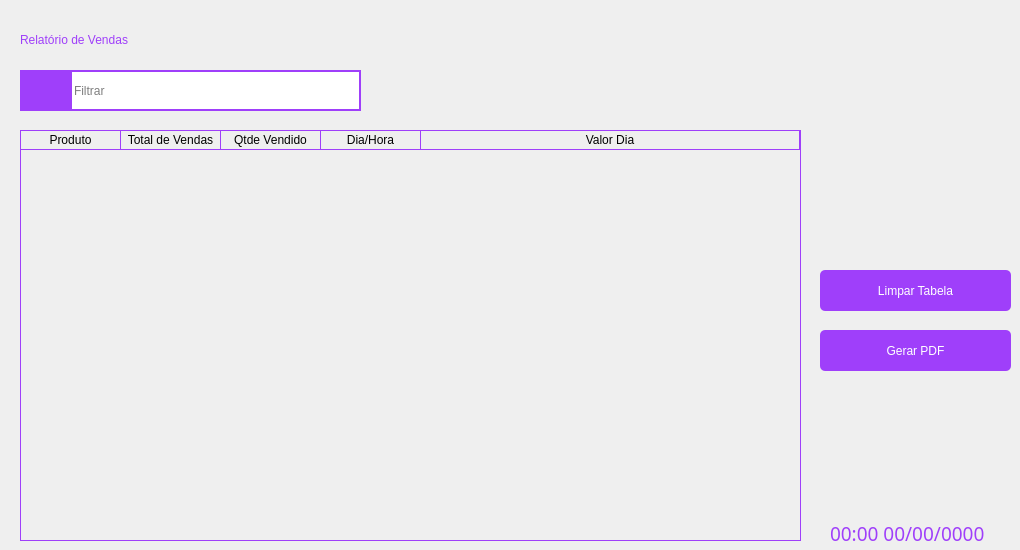
      <widget class="QWidget" name="monitoramento">
       <widget class="QLabel" name="lbl_titulo_monitoramento">
        <property name="geometry">
         <rect>
          <x>20</x>
          <y>20</y>
          <width>551</width>
          <height>41</height>
         </rect>
        </property>
        <property name="styleSheet">
         <string notr="true">color: #9f3ffa;
font: 24pt &quot;Impact&quot;;</string>
        </property>
        <property name="text">
         <string>Relatório de Vendas</string>
        </property>
        <property name="textFormat">
         <enum>Qt::AutoText</enum>
        </property>
        <property name="wordWrap">
         <bool>false</bool>
        </property>
        <property name="textInteractionFlags">
         <set>Qt::TextBrowserInteraction</set>
        </property>
       </widget>
       <widget class="QPushButton" name="btn_filtrar_monitoramento">
        <property name="geometry">
         <rect>
          <x>20</x>
          <y>70</y>
          <width>51</width>
          <height>41</height>
         </rect>
        </property>
        <property name="styleSheet">
         <string notr="true">QPushButton {
border: 2px;
background-color: rgb(159, 63, 250);
color: white;

font: 10pt &quot;Montserrat&quot;;
outline: 0;
}

QPushButton:hover {
	background-color: rgb(197, 62, 255);
}
</string>
        </property>
        <property name="text">
         <string/>
        </property>
        <property name="icon">
         <iconset resource="../QRC/file_principal_rc.qrc">
          <normaloff>:/icones/lupa.png</normaloff>:/icones/lupa.png</iconset>
        </property>
        <property name="iconSize">
         <size>
          <width>25</width>
          <height>25</height>
         </size>
        </property>
       </widget>
       <widget class="QLineEdit" name="line_search_bar_monitoramentoto">
        <property name="geometry">
         <rect>
          <x>70</x>
          <y>70</y>
          <width>291</width>
          <height>41</height>
         </rect>
        </property>
        <property name="styleSheet">
         <string notr="true">border: 2px solid #9f3ffa;
font: 10pt &quot;Montserrat&quot;;</string>
        </property>
        <property name="cursorPosition">
         <number>0</number>
        </property>
        <property name="placeholderText">
         <string>Filtrar</string>
        </property>
        <property name="clearButtonEnabled">
         <bool>true</bool>
        </property>
       </widget>
       <widget class="QTableWidget" name="tabela_monitoramento">
        <property name="geometry">
         <rect>
          <x>20</x>
          <y>130</y>
          <width>781</width>
          <height>411</height>
         </rect>
        </property>
        <property name="styleSheet">
         <string notr="true">QTableWidget {
	gridline-color: #9f3ffa;;
	background-color: transparent;
	outline: 0;
	border: 1px solid #9f3ffa;
	border-top: 0px
	
}

QTableWidget::item:selected{
	background-color:#9f3ffa;;
}

QTableWidget::horizontalHeader {	
	background-color: #9f3ffa;
}

QHeaderView::section:horizontal
{
    border: 1px solid #9f3ffa;
	background-color: transparent;
	border-left: 0px;
	color: black;

}
</string>
        </property>
        <property name="frameShape">
         <enum>QFrame::Panel</enum>
        </property>
        <property name="frameShadow">
         <enum>QFrame::Sunken</enum>
        </property>
        <property name="editTriggers">
         <set>QAbstractItemView::SelectedClicked</set>
        </property>
        <property name="tabKeyNavigation">
         <bool>true</bool>
        </property>
        <property name="showDropIndicator" stdset="0">
         <bool>false</bool>
        </property>
        <property name="alternatingRowColors">
         <bool>false</bool>
        </property>
        <property name="selectionMode">
         <enum>QAbstractItemView::ExtendedSelection</enum>
        </property>
        <property name="gridStyle">
         <enum>Qt::SolidLine</enum>
        </property>
        <property name="sortingEnabled">
         <bool>true</bool>
        </property>
        <attribute name="horizontalHeaderStretchLastSection">
         <bool>true</bool>
        </attribute>
        <attribute name="verticalHeaderVisible">
         <bool>false</bool>
        </attribute>
        <attribute name="verticalHeaderShowSortIndicator" stdset="0">
         <bool>false</bool>
        </attribute>
        <attribute name="verticalHeaderStretchLastSection">
         <bool>false</bool>
        </attribute>
        <column>
         <property name="text">
          <string>Produto</string>
         </property>
        </column>
        <column>
         <property name="text">
          <string>Total de Vendas</string>
         </property>
        </column>
        <column>
         <property name="text">
          <string>Qtde Vendido</string>
         </property>
        </column>
        <column>
         <property name="text">
          <string>Dia/Hora</string>
         </property>
        </column>
        <column>
         <property name="text">
          <string>Valor Dia</string>
         </property>
        </column>
       </widget>
       <widget class="QLabel" name="lbl_hora_data_monitoramento">
        <property name="geometry">
         <rect>
          <x>830</x>
          <y>520</y>
          <width>181</width>
          <height>21</height>
         </rect>
        </property>
        <property name="font">
         <font>
          <family>Impact</family>
          <pointsize>14</pointsize>
          <weight>50</weight>
          <italic>false</italic>
          <bold>false</bold>
         </font>
        </property>
        <property name="styleSheet">
         <string notr="true">font: 14pt &quot;Impact&quot;;
color: #9f3ffa;
</string>
        </property>
        <property name="text">
         <string>00:00 00/00/0000</string>
        </property>
        <property name="textFormat">
         <enum>Qt::AutoText</enum>
        </property>
        <property name="wordWrap">
         <bool>false</bool>
        </property>
        <property name="textInteractionFlags">
         <set>Qt::LinksAccessibleByKeyboard|Qt::LinksAccessibleByMouse</set>
        </property>
       </widget>
       <widget class="QPushButton" name="btn_limpar_tabela">
        <property name="geometry">
         <rect>
          <x>820</x>
          <y>270</y>
          <width>191</width>
          <height>41</height>
         </rect>
        </property>
        <property name="styleSheet">
         <string notr="true">QPushButton {
border: 2px;
background-color: rgb(159, 63, 250);
color: white;
border-radius: 5px;
font: 10pt &quot;Montserrat&quot;;
outline: 0;
}

QPushButton:hover {
	background-color: rgb(197, 62, 255);
}
</string>
        </property>
        <property name="text">
         <string>Limpar Tabela</string>
        </property>
       </widget>
       <widget class="QPushButton" name="btn_gerar_pdf">
        <property name="geometry">
         <rect>
          <x>820</x>
          <y>330</y>
          <width>191</width>
          <height>41</height>
         </rect>
        </property>
        <property name="styleSheet">
         <string notr="true">QPushButton {
border: 2px;
background-color: rgb(159, 63, 250);
color: white;
border-radius: 5px;
font: 10pt &quot;Montserrat&quot;;
outline: 0;
}

QPushButton:hover {
	background-color: rgb(197, 62, 255);
}
</string>
        </property>
        <property name="text">
         <string>Gerar PDF</string>
        </property>
       </widget>
      </widget>
